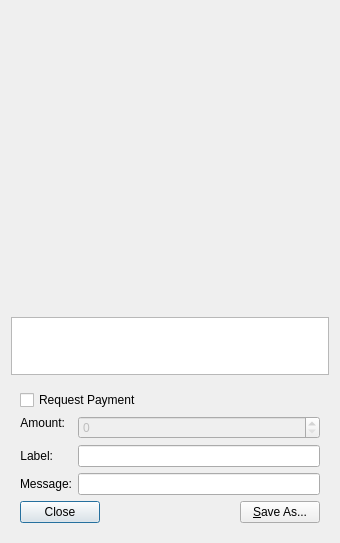
<?xml version="1.0" encoding="UTF-8"?>
<ui version="4.0">
 <class>QRCodeDialog</class>
 <widget class="QDialog" name="QRCodeDialog">
  <property name="geometry">
   <rect>
    <x>0</x>
    <y>0</y>
    <width>340</width>
    <height>543</height>
   </rect>
  </property>
  <property name="windowTitle">
   <string>QR Code Dialog</string>
  </property>
  <layout class="QVBoxLayout" name="verticalLayout_3">
   <item>
    <widget class="QLabel" name="lblQRCode">
     <property name="sizePolicy">
      <sizepolicy hsizetype="Expanding" vsizetype="Expanding">
       <horstretch>0</horstretch>
       <verstretch>0</verstretch>
      </sizepolicy>
     </property>
     <property name="minimumSize">
      <size>
       <width>300</width>
       <height>300</height>
      </size>
     </property>
     <property name="textFormat">
      <enum>Qt::PlainText</enum>
     </property>
     <property name="alignment">
      <set>Qt::AlignCenter</set>
     </property>
     <property name="wordWrap">
      <bool>true</bool>
     </property>
    </widget>
   </item>
   <item>
    <widget class="QPlainTextEdit" name="outUri">
     <property name="sizePolicy">
      <sizepolicy hsizetype="Expanding" vsizetype="Minimum">
       <horstretch>0</horstretch>
       <verstretch>0</verstretch>
      </sizepolicy>
     </property>
     <property name="minimumSize">
      <size>
       <width>0</width>
       <height>50</height>
      </size>
     </property>
     <property name="tabChangesFocus">
      <bool>true</bool>
     </property>
     <property name="textInteractionFlags">
      <set>Qt::TextSelectableByKeyboard|Qt::TextSelectableByMouse</set>
     </property>
    </widget>
   </item>
   <item>
    <widget class="QWidget" name="widget" native="true">
     <layout class="QVBoxLayout" name="verticalLayout_2">
      <item>
       <widget class="QCheckBox" name="chkReqPayment">
        <property name="enabled">
         <bool>true</bool>
        </property>
        <property name="text">
         <string>Request Payment</string>
        </property>
       </widget>
      </item>
      <item>
       <layout class="QFormLayout" name="formLayout">
        <property name="fieldGrowthPolicy">
         <enum>QFormLayout::AllNonFixedFieldsGrow</enum>
        </property>
        <item row="1" column="0">
         <widget class="QLabel" name="lblLabel">
          <property name="text">
           <string>Label:</string>
          </property>
          <property name="textFormat">
           <enum>Qt::PlainText</enum>
          </property>
          <property name="alignment">
           <set>Qt::AlignRight|Qt::AlignTrailing|Qt::AlignVCenter</set>
          </property>
          <property name="buddy">
           <cstring>lnLabel</cstring>
          </property>
         </widget>
        </item>
        <item row="1" column="1">
         <widget class="QLineEdit" name="lnLabel"/>
        </item>
        <item row="2" column="0">
         <widget class="QLabel" name="lblMessage">
          <property name="text">
           <string>Message:</string>
          </property>
          <property name="textFormat">
           <enum>Qt::PlainText</enum>
          </property>
          <property name="alignment">
           <set>Qt::AlignRight|Qt::AlignTrailing|Qt::AlignVCenter</set>
          </property>
          <property name="buddy">
           <cstring>lnMessage</cstring>
          </property>
         </widget>
        </item>
        <item row="2" column="1">
         <widget class="QLineEdit" name="lnMessage"/>
        </item>
        <item row="0" column="0">
         <widget class="QLabel" name="lblAmount">
          <property name="sizePolicy">
           <sizepolicy hsizetype="Preferred" vsizetype="Maximum">
            <horstretch>0</horstretch>
            <verstretch>0</verstretch>
           </sizepolicy>
          </property>
          <property name="text">
           <string>Amount:</string>
          </property>
          <property name="textFormat">
           <enum>Qt::PlainText</enum>
          </property>
          <property name="alignment">
           <set>Qt::AlignRight|Qt::AlignTrailing|Qt::AlignVCenter</set>
          </property>
          <property name="buddy">
           <cstring>lnReqAmount</cstring>
          </property>
         </widget>
        </item>

        <item row="0" column="1">
         <widget class="BitcoinAmountField" name="lnReqAmount">
          <property name="enabled">
           <bool>false</bool>
          </property>
          <property name="minimumSize">
           <size>
            <width>80</width>
            <height>0</height>
           </size>
          </property>
         </widget>
        </item>
       </layout>
      </item>
      <item>
       <layout class="QHBoxLayout" name="horizontalLayout">
        <item>
         <widget class="QPushButton" name="btnClose">
          <property name="text">
           <string>Close</string>
          </property>
         </widget>
        </item>
        <item>
         <spacer name="horizontalSpacer">
          <property name="orientation">
           <enum>Qt::Horizontal</enum>
          </property>
          <property name="sizeHint" stdset="0">
           <size>
            <width>40</width>
            <height>20</height>
           </size>
          </property>
         </spacer>
        </item>
        <item>
         <widget class="QPushButton" name="btnSaveAs">
          <property name="text">
           <string>&amp;Save As...</string>
          </property>
         </widget>
        </item>
       </layout>
      </item>
     </layout>
    </widget>
   </item>
  </layout>
 </widget>
 <customwidgets>
  <customwidget>
   <class>BitcoinAmountField</class>
   <extends>QSpinBox</extends>
   <header>bitcoinamountfield.h</header>
  </customwidget>
 </customwidgets>
 <resources/>
 <connections>
  <connection>
   <sender>chkReqPayment</sender>
   <signal>clicked(bool)</signal>
   <receiver>lnReqAmount</receiver>
   <slot>setEnabled(bool)</slot>
   <hints>
    <hint type="sourcelabel">
     <x>110</x>
     <y>399</y>
    </hint>
    <hint type="destinationlabel">
     <x>177</x>
     <y>430</y>
    </hint>
   </hints>
  </connection>
  <connection>
   <sender>btnClose</sender>
   <signal>clicked(bool)</signal>
   <receiver>QRCodeDialog</receiver>
   <slot>close()</slot>
   <hints>
    <hint type="sourcelabel">
     <x>58</x>
     <y>511</y>
    </hint>
    <hint type="destinationlabel">
     <x>169</x>
     <y>271</y>
    </hint>
   </hints>
  </connection>
 </connections>
</ui>
